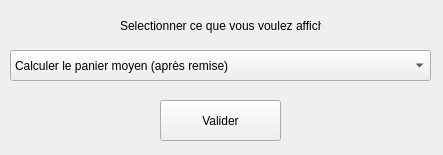
<?xml version="1.0" encoding="UTF-8"?>
<ui version="4.0">
 <class>statchoixClass</class>
 <widget class="QWidget" name="statchoixClass">
  <property name="geometry">
   <rect>
    <x>0</x>
    <y>0</y>
    <width>443</width>
    <height>155</height>
   </rect>
  </property>
  <property name="windowTitle">
   <string>Form</string>
  </property>
  <widget class="QLabel" name="label">
   <property name="geometry">
    <rect>
     <x>120</x>
     <y>0</y>
     <width>201</width>
     <height>51</height>
    </rect>
   </property>
   <property name="text">
    <string>Selectionner ce que vous voulez afficher</string>
   </property>
  </widget>
  <widget class="QComboBox" name="comboBox">
   <property name="geometry">
    <rect>
     <x>10</x>
     <y>50</y>
     <width>421</width>
     <height>31</height>
    </rect>
   </property>
   <item>
    <property name="text">
     <string>Calculer le panier moyen (après remise)</string>
    </property>
   </item>
   <item>
    <property name="text">
     <string>Calculer le chiffre d’affaire sur un mois en particulier</string>
    </property>
   </item>
   <item>
    <property name="text">
     <string>Identifier les produits sous le seuil de réapprovisionnement</string>
    </property>
   </item>
   <item>
    <property name="text">
     <string>Calculer le montant total des achats pour un client</string>
    </property>
   </item>
   <item>
    <property name="text">
     <string>Identifier les 10 articles les plus vendus </string>
    </property>
   </item>
   <item>
    <property name="text">
     <string>Identifier les 10 articles les moins vendus</string>
    </property>
   </item>
   <item>
    <property name="text">
     <string>Calculer la valeur commerciale du stock</string>
    </property>
   </item>
   <item>
    <property name="text">
     <string>Calculer la valeur d’achat du stock </string>
    </property>
   </item>
   <item>
    <property name="text">
     <string>Simuler des variations de valeurs commerciales pour en déduire la valeur du stock</string>
    </property>
   </item>
  </widget>
  <widget class="QPushButton" name="BtStatVal">
   <property name="geometry">
    <rect>
     <x>160</x>
     <y>100</y>
     <width>121</width>
     <height>41</height>
    </rect>
   </property>
   <property name="text">
    <string>Valider</string>
   </property>
  </widget>
 </widget>
 <resources/>
 <connections/>
</ui>
